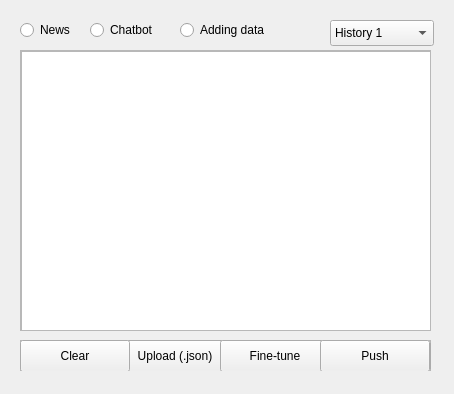
<?xml version="1.0" encoding="UTF-8"?>
<ui version="4.0">
 <class>Form</class>
 <widget class="QWidget" name="Form">
  <property name="enabled">
   <bool>true</bool>
  </property>
  <property name="geometry">
   <rect>
    <x>0</x>
    <y>0</y>
    <width>454</width>
    <height>394</height>
   </rect>
  </property>
  <property name="windowTitle">
   <string>Wolfare Prime Service</string>
  </property>
  <widget class="QRadioButton" name="newsRadButton">
   <property name="geometry">
    <rect>
     <x>20</x>
     <y>20</y>
     <width>70</width>
     <height>20</height>
    </rect>
   </property>
   <property name="text">
    <string>News</string>
   </property>
  </widget>
  <widget class="QScrollArea" name="scrollArea">
   <property name="geometry">
    <rect>
     <x>20</x>
     <y>50</y>
     <width>411</width>
     <height>281</height>
    </rect>
   </property>
   <property name="maximumSize">
    <size>
     <width>411</width>
     <height>311</height>
    </size>
   </property>
   <property name="widgetResizable">
    <bool>true</bool>
   </property>
   <widget class="QWidget" name="scrollAreaWidgetContents">
    <property name="geometry">
     <rect>
      <x>0</x>
      <y>0</y>
      <width>409</width>
      <height>279</height>
     </rect>
    </property>
    <widget class="QTextEdit" name="dataTextbox">
     <property name="geometry">
      <rect>
       <x>0</x>
       <y>40</y>
       <width>411</width>
       <height>551</height>
      </rect>
     </property>
     <property name="readOnly">
      <bool>false</bool>
     </property>
     <property name="placeholderText">
      <string/>
     </property>
    </widget>
    <widget class="QTextEdit" name="newsTextbox">
     <property name="geometry">
      <rect>
       <x>0</x>
       <y>20</y>
       <width>411</width>
       <height>551</height>
      </rect>
     </property>
     <property name="readOnly">
      <bool>true</bool>
     </property>
     <property name="placeholderText">
      <string/>
     </property>
    </widget>
    <widget class="QTextEdit" name="chatbotTextbox">
     <property name="geometry">
      <rect>
       <x>0</x>
       <y>0</y>
       <width>411</width>
       <height>551</height>
      </rect>
     </property>
     <property name="readOnly">
      <bool>false</bool>
     </property>
     <property name="placeholderText">
      <string/>
     </property>
    </widget>
   </widget>
  </widget>
  <widget class="QRadioButton" name="chatsRadButton">
   <property name="geometry">
    <rect>
     <x>90</x>
     <y>20</y>
     <width>81</width>
     <height>20</height>
    </rect>
   </property>
   <property name="text">
    <string>Chatbot</string>
   </property>
  </widget>
  <widget class="QRadioButton" name="dataRadButton">
   <property name="geometry">
    <rect>
     <x>180</x>
     <y>20</y>
     <width>101</width>
     <height>20</height>
    </rect>
   </property>
   <property name="text">
    <string>Adding data</string>
   </property>
  </widget>
  <widget class="QComboBox" name="chatsHistory">
   <property name="geometry">
    <rect>
     <x>330</x>
     <y>20</y>
     <width>104</width>
     <height>26</height>
    </rect>
   </property>
   <item>
    <property name="text">
     <string>History 1</string>
    </property>
   </item>
   <item>
    <property name="text">
     <string>History 2</string>
    </property>
   </item>
   <item>
    <property name="text">
     <string>History 3</string>
    </property>
   </item>
  </widget>
  <widget class="QFrame" name="chatFrame">
   <property name="geometry">
    <rect>
     <x>20</x>
     <y>340</y>
     <width>411</width>
     <height>31</height>
    </rect>
   </property>
   <property name="frameShape">
    <enum>QFrame::StyledPanel</enum>
   </property>
   <property name="frameShadow">
    <enum>QFrame::Raised</enum>
   </property>
   <widget class="QTextEdit" name="askChatbot">
    <property name="enabled">
     <bool>false</bool>
    </property>
    <property name="geometry">
     <rect>
      <x>0</x>
      <y>0</y>
      <width>351</width>
      <height>31</height>
     </rect>
    </property>
    <property name="placeholderText">
     <string>Text to the chatbot</string>
    </property>
   </widget>
   <widget class="QPushButton" name="sendButton">
    <property name="geometry">
     <rect>
      <x>350</x>
      <y>0</y>
      <width>61</width>
      <height>32</height>
     </rect>
    </property>
    <property name="text">
     <string>Send</string>
    </property>
   </widget>
   <widget class="QFrame" name="dataFrame">
    <property name="enabled">
     <bool>true</bool>
    </property>
    <property name="geometry">
     <rect>
      <x>0</x>
      <y>0</y>
      <width>411</width>
      <height>31</height>
     </rect>
    </property>
    <property name="frameShape">
     <enum>QFrame::NoFrame</enum>
    </property>
    <property name="frameShadow">
     <enum>QFrame::Raised</enum>
    </property>
    <widget class="QPushButton" name="uploadButton">
     <property name="geometry">
      <rect>
       <x>100</x>
       <y>0</y>
       <width>110</width>
       <height>32</height>
      </rect>
     </property>
     <property name="text">
      <string>Upload (.json)</string>
     </property>
    </widget>
    <widget class="QPushButton" name="finetuneButton">
     <property name="geometry">
      <rect>
       <x>200</x>
       <y>0</y>
       <width>110</width>
       <height>32</height>
      </rect>
     </property>
     <property name="text">
      <string>Fine-tune</string>
     </property>
    </widget>
    <widget class="QPushButton" name="pushButton">
     <property name="geometry">
      <rect>
       <x>300</x>
       <y>0</y>
       <width>110</width>
       <height>32</height>
      </rect>
     </property>
     <property name="text">
      <string>Push</string>
     </property>
    </widget>
    <widget class="QPushButton" name="clearButton">
     <property name="geometry">
      <rect>
       <x>0</x>
       <y>0</y>
       <width>110</width>
       <height>32</height>
      </rect>
     </property>
     <property name="text">
      <string>Clear</string>
     </property>
    </widget>
   </widget>
  </widget>
 </widget>
 <resources/>
 <connections/>
</ui>
